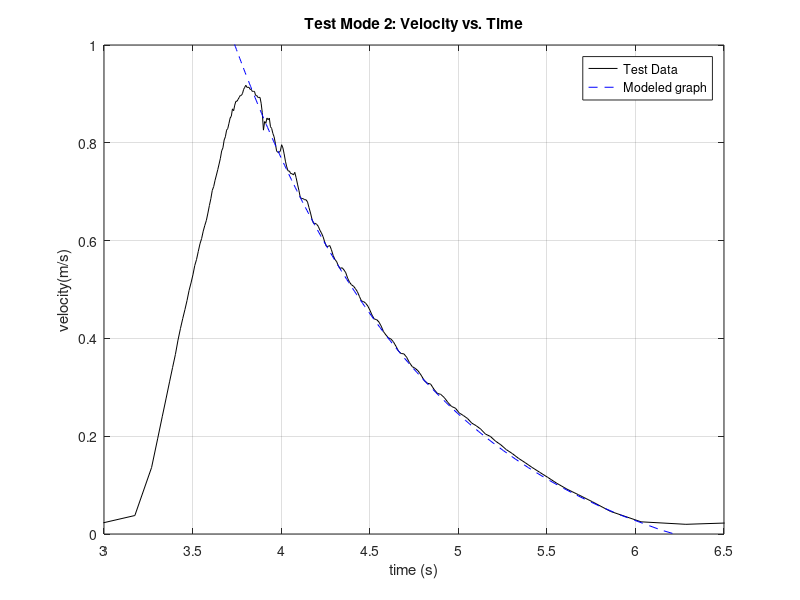

Here is the MATLAB script that generated this plot:
clearvars;

Mcar = 3.3534;      %measured mass
Me = Mcar + 0.3;    %mass in kg
Fc = 0.415;         %o-ring resistance calculated
Fp = 3.9359;        %propellor force in N
B = 3.190;          %damping coefficient calculated

deltT = 28.2e-6;    %elapsed time between individual counts
N=40;               %optical targets per revolution
D=2.802;            %value in inches
T = 28.2e-6;        %seconds between each count
r = D/2;
inPerM = 39.3701;   %inches per meter

deltX = (2*pi*(r/inPerM))/N;            %get the distance traveled between ticks

deltT = load('TESTMODE2A.TXT')';
deltT = T*deltT;                        %convert deltT to seconds

%create x vector
x(1)=0;
for i = 1:length(deltT);
    x(i+1)=x(i)+deltX;
end

%create t vector
sum = 0;
t(1)=0;
for i = 2:length(deltT)+1
    sum = sum + deltT(i-1);
    t(i) = sum;
end

%create tMean vector
for i = 1:length(deltT)
    tMean(i) = t(i)+(t(i+1)-t(i))/2;
end

%create velocity vector
for i = 1:length(tMean)
    v(i) = (x(i+1)-x(i))/(t(i+1)-t(i));
end

%plot function
plot(tMean, v, 'k');
axis([3,6.5,0,1]);
grid on;
title('Test Mode 2: Velocity vs. Time');
xlabel('time (s)');
ylabel('velocity(m/s)');
hold on;

%Compare our data to the model equation from prelab
vertShift = 0.9177;
horizShift = 3.8249;
vComp = (-Fc/B)*(1-exp((-B/Me)*(t-horizShift)))+vertShift*exp((-B/Me)*(t-horizShift));     %shift t over by 2s to fit
plot(t,vComp, '--b');
legend('Test Data', 'Modeled graph', 'Location', 'NorthEast');
hold off;

% %estimate B:
%To estimate B I first plotted my testmode data in matlab. Then, on the
%   graph I used the paint tool, selected a portion of it that didn't seem
%   too noisy, and created a new matrix of it called data (this has the
%   first column of t values and the second column of v values). The
%   derivative of this graph is acceleration, and I approximated that
%   derivative using the polyfit function. This gave me a vector of
%   acceleration values, and I arbitrarily chose the first one for my
%   value. Next I used the formula from the prelab B=-(Mev'+Fc)/v to solve
%   for v'.
%acceleration= polyfit(data(:,1),data(:,2),1);
%B = -(Me*acceleration(1)+Fc)/mean(data(:,2))
